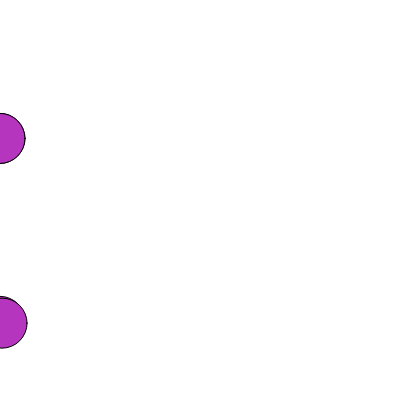
Frame 1 (no input)
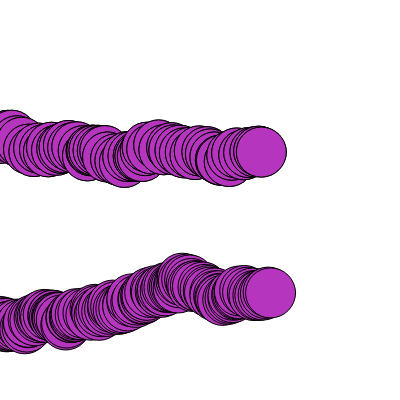
Frame 60 (no input)
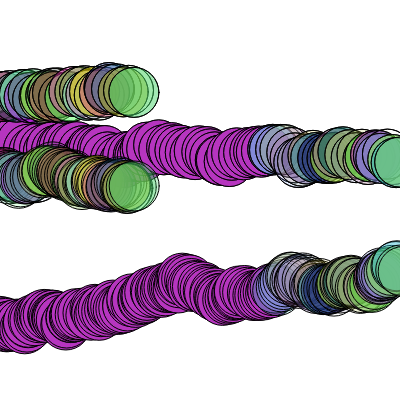
Frame 120 (the mouse pressed at the canvas centre since frame 60)

The p5.js sketch that drew these frames (run headless with seeded random() and noise() and a simulated clock; from frame 60 on, the mouse is pressed at the canvas centre):

// p5.js sketch
// ── sketch.js
let cor;
let posicaoHorizontal; // x
let posicaoVertical; // y

let posicaoHorizontal2; // x
let posicaoVertical2; // y

let posicaoHorizontal3; // x
let posicaoVertical3; // y

let posicaoHorizontal4; // x
let posicaoVertical4; // y

let posicaoHorizontal5; // x
let posicaoVertical5; // y

function setup() {
  createCanvas(400, 400);
    background('white');
  cor = color(random(0,255), random(0,255),random(0,255));
  circuloX = [0, 0];
circuloY = [random(height), random(height), random(height)];
}

function draw() {
  fill(cor);
  
  
  circle(circuloX[0], circuloY[0], 50);
circle(circuloX[1], circuloY[1], 50);

  
for(let contador in circuloX) {
circle(circuloX[contador], circuloY[contador], 50);
circuloX[contador]+= random(0, 3);
circuloY[contador]+= random(-3, 3);
if(circuloX[contador] >= width) {
circuloX[contador] = 0;
circuloY[contador] = random(height);
}
circuloX[0]+= random(0, 3);
circuloY[0]+= random(-3, 3);
circuloX[1]+= random(0, 3);
circuloY[1]+= random(-3, 3);


posicaoHorizontal+= random(0, 3);
posicaoVertical+= random(-3, 3);
  
posicaoHorizontal2+= random(0, 3);
posicaoVertical2+= random(-3, 3);
  
  posicaoHorizontal3+= random(0, 3);
posicaoVertical3+= random(-3, 3);
  
  posicaoHorizontal4+= random(0, 3);
posicaoVertical4+= random(-3, 3);
  
  posicaoHorizontal5+= random(0, 3);
posicaoVertical5+= random(-3, 3);
  
  if(mouseX < posicaoHorizontal) {
    posicaoHorizontal--;
}
  if(mouseX > posicaoHorizontal) {
    posicaoHorizontal++;
  }
  if(mouseY < posicaoVertical) {
    posicaoVertical--;
}
  if(mouseY > posicaoVertical) {
    posicaoVertical++;
}
  if(mouseIsPressed) {
cor = color(random(0, 255), random(0, 255), random(0, 255), random(0, 100));
  }
}
  }
